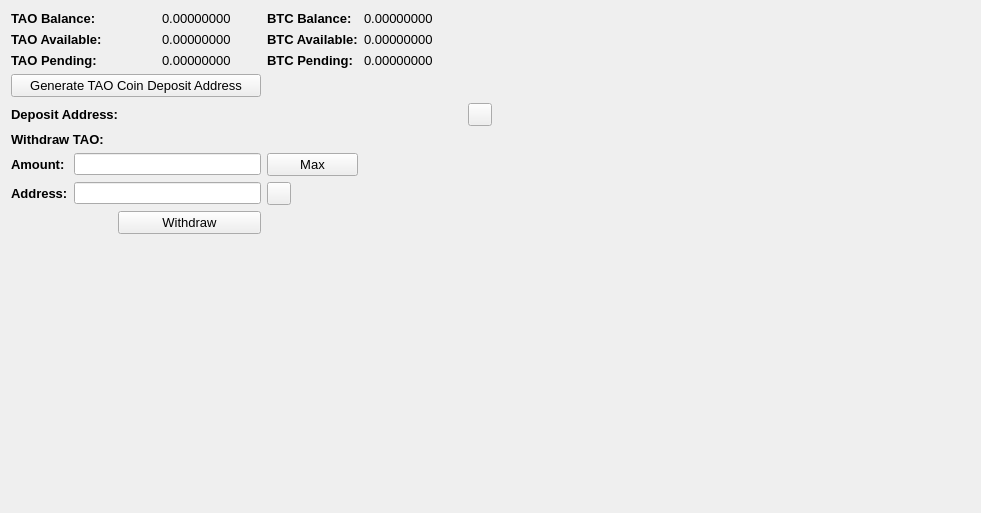
     <widget class="QWidget" name="BalanceTab">
      <attribute name="title">
       <string>Balance</string>
      </attribute>
      <layout class="QGridLayout" name="gridLayout_2">
       <item row="0" column="0" colspan="2">
        <widget class="QLabel" name="label_11">
         <property name="font">
          <font>
           <pointsize>10</pointsize>
           <weight>75</weight>
           <bold>true</bold>
          </font>
         </property>
         <property name="text">
          <string>TAO Balance:</string>
         </property>
        </widget>
       </item>
       <item row="0" column="3">
        <widget class="QLabel" name="TXBalanceLabel">
         <property name="font">
          <font>
           <pointsize>10</pointsize>
          </font>
         </property>
         <property name="text">
          <string>0.00000000</string>
         </property>
         <property name="textInteractionFlags">
          <set>Qt::LinksAccessibleByMouse|Qt::TextSelectableByMouse</set>
         </property>
        </widget>
       </item>
       <item row="0" column="4">
        <widget class="QLabel" name="label_12">
         <property name="font">
          <font>
           <pointsize>10</pointsize>
           <weight>75</weight>
           <bold>true</bold>
          </font>
         </property>
         <property name="text">
          <string>BTC Balance:</string>
         </property>
        </widget>
       </item>
       <item row="0" column="5">
        <widget class="QLabel" name="BitcoinBalanceLabel">
         <property name="font">
          <font>
           <pointsize>10</pointsize>
          </font>
         </property>
         <property name="text">
          <string>0.00000000</string>
         </property>
         <property name="textInteractionFlags">
          <set>Qt::LinksAccessibleByMouse|Qt::TextSelectableByMouse</set>
         </property>
        </widget>
       </item>
       <item row="0" column="7" rowspan="10">
        <spacer name="horizontalSpacer_4">
         <property name="orientation">
          <enum>Qt::Horizontal</enum>
         </property>
         <property name="sizeHint" stdset="0">
          <size>
           <width>478</width>
           <height>488</height>
          </size>
         </property>
        </spacer>
       </item>
       <item row="1" column="0" colspan="2">
        <widget class="QLabel" name="label_13">
         <property name="font">
          <font>
           <pointsize>10</pointsize>
           <weight>75</weight>
           <bold>true</bold>
          </font>
         </property>
         <property name="text">
          <string>TAO Available:</string>
         </property>
        </widget>
       </item>
       <item row="1" column="3">
        <widget class="QLabel" name="TXAvailableLabel_2">
         <property name="font">
          <font>
           <pointsize>10</pointsize>
          </font>
         </property>
         <property name="text">
          <string>0.00000000</string>
         </property>
         <property name="textInteractionFlags">
          <set>Qt::LinksAccessibleByMouse|Qt::TextSelectableByMouse</set>
         </property>
        </widget>
       </item>
       <item row="1" column="4">
        <widget class="QLabel" name="label_15">
         <property name="font">
          <font>
           <pointsize>10</pointsize>
           <weight>75</weight>
           <bold>true</bold>
          </font>
         </property>
         <property name="text">
          <string>BTC Available:</string>
         </property>
        </widget>
       </item>
       <item row="1" column="5">
        <widget class="QLabel" name="BitcoinAvailableLabel">
         <property name="font">
          <font>
           <pointsize>10</pointsize>
          </font>
         </property>
         <property name="text">
          <string>0.00000000</string>
         </property>
         <property name="textInteractionFlags">
          <set>Qt::LinksAccessibleByMouse|Qt::TextSelectableByMouse</set>
         </property>
        </widget>
       </item>
       <item row="2" column="0" colspan="2">
        <widget class="QLabel" name="label_14">
         <property name="font">
          <font>
           <pointsize>10</pointsize>
           <weight>75</weight>
           <bold>true</bold>
          </font>
         </property>
         <property name="text">
          <string>TAO Pending:</string>
         </property>
        </widget>
       </item>
       <item row="2" column="3">
        <widget class="QLabel" name="TXPendingLabel">
         <property name="font">
          <font>
           <pointsize>10</pointsize>
          </font>
         </property>
         <property name="text">
          <string>0.00000000</string>
         </property>
         <property name="textInteractionFlags">
          <set>Qt::LinksAccessibleByMouse|Qt::TextSelectableByMouse</set>
         </property>
        </widget>
       </item>
       <item row="2" column="4">
        <widget class="QLabel" name="label_31">
         <property name="font">
          <font>
           <pointsize>10</pointsize>
           <weight>75</weight>
           <bold>true</bold>
          </font>
         </property>
         <property name="text">
          <string>BTC Pending:</string>
         </property>
        </widget>
       </item>
       <item row="2" column="5">
        <widget class="QLabel" name="BitcoinPendingLabel">
         <property name="font">
          <font>
           <pointsize>10</pointsize>
          </font>
         </property>
         <property name="text">
          <string>0.00000000</string>
         </property>
         <property name="textInteractionFlags">
          <set>Qt::LinksAccessibleByMouse|Qt::TextSelectableByMouse</set>
         </property>
        </widget>
       </item>
       <item row="3" column="0" colspan="4">
        <widget class="QPushButton" name="GenDepositBTN">
         <property name="font">
          <font>
           <pointsize>10</pointsize>
          </font>
         </property>
         <property name="text">
          <string>Generate TAO Coin Deposit Address</string>
         </property>
        </widget>
       </item>
       <item row="4" column="0" colspan="3">
        <widget class="QLabel" name="label_33">
         <property name="font">
          <font>
           <pointsize>10</pointsize>
           <weight>75</weight>
           <bold>true</bold>
          </font>
         </property>
         <property name="text">
          <string>Deposit Address:</string>
         </property>
        </widget>
       </item>
       <item row="4" column="3" colspan="3">
        <widget class="QLabel" name="DepositAddressLabel">
         <property name="minimumSize">
          <size>
           <width>300</width>
           <height>0</height>
          </size>
         </property>
         <property name="palette">
          <palette>
           <active>
            <colorrole role="WindowText">
             <brush brushstyle="SolidPattern">
              <color alpha="255">
               <red>0</red>
               <green>0</green>
               <blue>0</blue>
              </color>
             </brush>
            </colorrole>
            <colorrole role="Text">
             <brush brushstyle="SolidPattern">
              <color alpha="255">
               <red>0</red>
               <green>0</green>
               <blue>255</blue>
              </color>
             </brush>
            </colorrole>
           </active>
           <inactive>
            <colorrole role="WindowText">
             <brush brushstyle="SolidPattern">
              <color alpha="255">
               <red>0</red>
               <green>0</green>
               <blue>0</blue>
              </color>
             </brush>
            </colorrole>
            <colorrole role="Text">
             <brush brushstyle="SolidPattern">
              <color alpha="255">
               <red>0</red>
               <green>0</green>
               <blue>255</blue>
              </color>
             </brush>
            </colorrole>
           </inactive>
           <disabled>
            <colorrole role="WindowText">
             <brush brushstyle="SolidPattern">
              <color alpha="255">
               <red>120</red>
               <green>120</green>
               <blue>120</blue>
              </color>
             </brush>
            </colorrole>
            <colorrole role="Text">
             <brush brushstyle="SolidPattern">
              <color alpha="255">
               <red>120</red>
               <green>120</green>
               <blue>120</blue>
              </color>
             </brush>
            </colorrole>
           </disabled>
          </palette>
         </property>
         <property name="font">
          <font>
           <pointsize>10</pointsize>
           <weight>75</weight>
           <bold>true</bold>
          </font>
         </property>
         <property name="text">
          <string/>
         </property>
         <property name="alignment">
          <set>Qt::AlignRight|Qt::AlignTrailing|Qt::AlignVCenter</set>
         </property>
         <property name="textInteractionFlags">
          <set>Qt::LinksAccessibleByMouse|Qt::TextSelectableByKeyboard|Qt::TextSelectableByMouse</set>
         </property>
        </widget>
       </item>
       <item row="4" column="6">
        <widget class="QToolButton" name="DepositCopyButton">
         <property name="toolTip">
          <string>Copy to clipboard</string>
         </property>
         <property name="text">
          <string/>
         </property>
         <property name="icon">
          <iconset resource="../bitcoin.qrc">
           <normaloff>:/icons/editcopy</normaloff>:/icons/editcopy</iconset>
         </property>
         <property name="shortcut">
          <string>Alt+P</string>
         </property>
        </widget>
       </item>
       <item row="5" column="0" colspan="2">
        <widget class="QLabel" name="label_34">
         <property name="font">
          <font>
           <pointsize>10</pointsize>
           <weight>75</weight>
           <bold>true</bold>
          </font>
         </property>
         <property name="text">
          <string>Withdraw TAO:</string>
         </property>
        </widget>
       </item>
       <item row="6" column="0">
        <widget class="QLabel" name="label_26">
         <property name="font">
          <font>
           <pointsize>10</pointsize>
           <weight>75</weight>
           <bold>true</bold>
          </font>
         </property>
         <property name="text">
          <string>Amount:</string>
         </property>
        </widget>
       </item>
       <item row="6" column="1" colspan="3">
        <widget class="QLineEdit" name="WithdrawUnitsInput">
         <property name="font">
          <font>
           <pointsize>9</pointsize>
           <weight>75</weight>
           <bold>true</bold>
          </font>
         </property>
         <property name="text">
          <string/>
         </property>
        </widget>
       </item>
       <item row="6" column="4">
        <widget class="QPushButton" name="Withdraw_Max_Amount">
         <property name="font">
          <font>
           <pointsize>10</pointsize>
          </font>
         </property>
         <property name="text">
          <string>Max</string>
         </property>
        </widget>
       </item>
       <item row="7" column="0">
        <widget class="QLabel" name="label_10">
         <property name="font">
          <font>
           <pointsize>10</pointsize>
           <weight>75</weight>
           <bold>true</bold>
          </font>
         </property>
         <property name="text">
          <string>Address:</string>
         </property>
        </widget>
       </item>
       <item row="7" column="1" colspan="3">
        <widget class="QLineEdit" name="WithdrawAddress">
         <property name="font">
          <font>
           <pointsize>9</pointsize>
           <weight>75</weight>
           <bold>true</bold>
          </font>
         </property>
        </widget>
       </item>
       <item row="7" column="4">
        <widget class="QToolButton" name="WithdrawPasteButton">
         <property name="toolTip">
          <string>Paste from clipboard</string>
         </property>
         <property name="text">
          <string/>
         </property>
         <property name="icon">
          <iconset resource="../bitcoin.qrc">
           <normaloff>:/icons/editpaste</normaloff>:/icons/editpaste</iconset>
         </property>
         <property name="shortcut">
          <string>Alt+P</string>
         </property>
        </widget>
       </item>
       <item row="8" column="2" colspan="2">
        <widget class="QPushButton" name="WithdrawUnitsBtn">
         <property name="font">
          <font>
           <pointsize>10</pointsize>
          </font>
         </property>
         <property name="text">
          <string>Withdraw</string>
         </property>
        </widget>
       </item>
       <item row="9" column="0" colspan="6">
        <spacer name="verticalSpacer">
         <property name="orientation">
          <enum>Qt::Vertical</enum>
         </property>
         <property name="sizeHint" stdset="0">
          <size>
           <width>428</width>
           <height>262</height>
          </size>
         </property>
        </spacer>
       </item>
      </layout>
      <zorder>label_31</zorder>
      <zorder>label_15</zorder>
      <zorder>label_12</zorder>
      <zorder>label_14</zorder>
      <zorder>label_13</zorder>
      <zorder>label_11</zorder>
      <zorder>BitcoinBalanceLabel</zorder>
      <zorder>TXBalanceLabel</zorder>
      <zorder>TXAvailableLabel_2</zorder>
      <zorder>TXPendingLabel</zorder>
      <zorder>BitcoinAvailableLabel</zorder>
      <zorder>BitcoinPendingLabel</zorder>
      <zorder>label_33</zorder>
      <zorder>GenDepositBTN</zorder>
      <zorder>DepositAddressLabel</zorder>
      <zorder>Withdraw_Max_Amount</zorder>
      <zorder>label_34</zorder>
      <zorder>WithdrawUnitsInput</zorder>
      <zorder>label_10</zorder>
      <zorder>label_26</zorder>
      <zorder>WithdrawAddress</zorder>
      <zorder>WithdrawUnitsBtn</zorder>
      <zorder>horizontalSpacer_4</zorder>
      <zorder>verticalSpacer</zorder>
      <zorder>WithdrawPasteButton</zorder>
      <zorder>DepositCopyButton</zorder>
     </widget>
